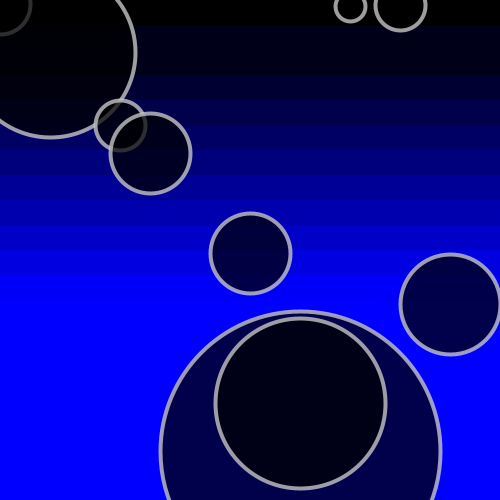
Frame 1 (no input)
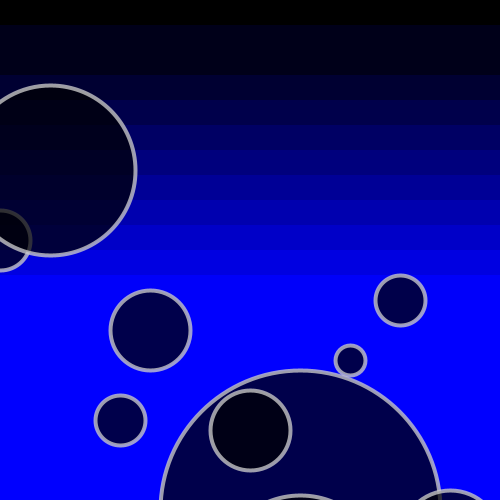
Frame 60 (the mouse pressed at the canvas centre just before this capture)
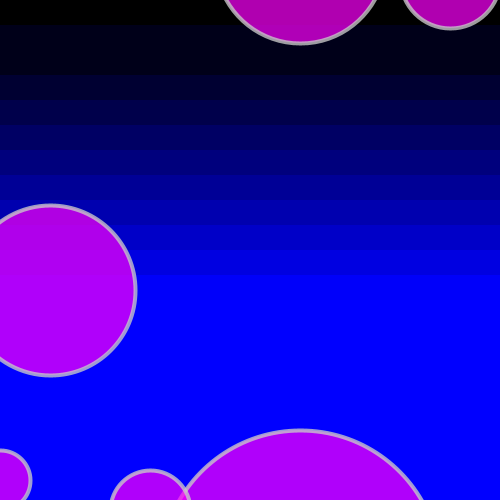
Frame 120 (the mouse held since frame 60 and released just before this capture)

The Processing sketch that drew these frames (run headless with seeded random() and noise(); from frame 60 on, the mouse is pressed at the canvas centre):

// Processing sketch: processing_43339
// ── processing_43339.pde

Circle c1;
Circle c2;
Circle c3;
Circle c4;
Circle c5;
Circle c6;
Circle c7;
Circle c8;
Circle c9;
Circle c10;

int y = 500;

void setup() {
  size(500, 500);
  c1 = new Circle(color(200, 200), 0, 0, 60, 60, 4);
  c2 = new Circle(color(200, 200), 50, 50, 170, 170, 2);
  c3 = new Circle(color(200, 200), 120, 120, 50, 50, 5);
  c4 = new Circle(color(200, 200), 300, 450, 280, 280, 1);
  c5 = new Circle(color(200, 200), 350, 0, 30, 30, 6);
  c6 = new Circle(color(200, 200), 300, 400, 170, 170, 3);
  c7 = new Circle(color(200, 200), 250, 250, 80, 80, 3);
  c8 = new Circle(color(200, 200), 150, 150, 80, 80, 3);
  c9 = new Circle(color(200, 200), 400, 0, 50, 50, 5);
  c10 = new Circle(color(200, 200), 450, 300, 100, 100, 4);
}

void draw() {
  background(0);

  for (int y = 500; y>0; y=y-25) {
    noStroke();
    fill(0, 0, y);
    rect(0, y, 500, 50);
  }


  c1.move();
  c1.display();
  c2.move();
  c2.display();
  c3.move();
  c3.display();
  c4.move();
  c4.display();
  c5.move();
  c5.display();
  c6.move();
  c6.display();
  c7.move();
  c7.display();
  c8.move();
  c8.display();
  c9.move();
  c9.display();
  c10.move();
  c10.display();
}


class Circle {
  color c;
  float x;
  float y;
  float cWidth;
  float cHeight;
  float yspeed;

  Circle(color tempC, float tempX, float tempY, float tempCwidth, float tempCheight, float tempYspeed) {
    c = tempC;
    x = tempX;
    y = tempY;
    cWidth = tempCwidth;
    cHeight = tempCheight;
    yspeed = tempYspeed;
  }

  void display() {
    smooth();
    strokeWeight(4);
    stroke(c);
    fill(mouseX,0,mouseY,180);
    ellipse(x, y, cWidth, cHeight);
  }

  void move() {
     y=y+yspeed;
    if (y>height+150) {
     y=-150;
    }
  }
}
